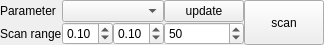
<?xml version="1.0" encoding="UTF-8"?>
<ui version="4.0">
 <class>Form</class>
 <widget class="QWidget" name="Form">
  <property name="geometry">
   <rect>
    <x>0</x>
    <y>0</y>
    <width>253</width>
    <height>40</height>
   </rect>
  </property>
  <property name="windowTitle">
   <string>Form</string>
  </property>
  <layout class="QGridLayout" name="gridLayout">
   <property name="margin">
    <number>0</number>
   </property>
   <property name="spacing">
    <number>0</number>
   </property>
   <item row="0" column="0">
    <widget class="QLabel" name="label">
     <property name="text">
      <string>Parameter</string>
     </property>
    </widget>
   </item>
   <item row="1" column="0">
    <widget class="QLabel" name="label_2">
     <property name="text">
      <string>Scan range</string>
     </property>
    </widget>
   </item>
   <item row="1" column="1">
    <widget class="QDoubleSpinBox" name="doubleSpinBox">
     <property name="toolTip">
      <string>Relative difference of lower bound compared to fitted value</string>
     </property>
     <property name="maximum">
      <double>2.000000000000000</double>
     </property>
     <property name="singleStep">
      <double>0.010000000000000</double>
     </property>
     <property name="value">
      <double>0.100000000000000</double>
     </property>
    </widget>
   </item>
   <item row="1" column="2">
    <widget class="QDoubleSpinBox" name="doubleSpinBox_2">
     <property name="toolTip">
      <string>Relative difference of upper bound compared to fitted value</string>
     </property>
     <property name="maximum">
      <double>2.000000000000000</double>
     </property>
     <property name="singleStep">
      <double>0.010000000000000</double>
     </property>
     <property name="value">
      <double>0.100000000000000</double>
     </property>
    </widget>
   </item>
   <item row="1" column="3">
    <widget class="QSpinBox" name="spinBox">
     <property name="toolTip">
      <string>Number of steps between lower and upper bound</string>
     </property>
     <property name="maximum">
      <number>200</number>
     </property>
     <property name="value">
      <number>50</number>
     </property>
    </widget>
   </item>
   <item row="0" column="3">
    <widget class="QPushButton" name="toolButton_2">
     <property name="text">
      <string>update</string>
     </property>
    </widget>
   </item>
   <item row="0" column="1" colspan="2">
    <widget class="QComboBox" name="comboBox">
     <property name="sizePolicy">
      <sizepolicy hsizetype="MinimumExpanding" vsizetype="Fixed">
       <horstretch>0</horstretch>
       <verstretch>0</verstretch>
      </sizepolicy>
     </property>
    </widget>
   </item>
   <item row="0" column="4" rowspan="2">
    <widget class="QPushButton" name="toolButton">
     <property name="sizePolicy">
      <sizepolicy hsizetype="Fixed" vsizetype="MinimumExpanding">
       <horstretch>0</horstretch>
       <verstretch>0</verstretch>
      </sizepolicy>
     </property>
     <property name="text">
      <string>scan</string>
     </property>
    </widget>
   </item>
  </layout>
  <action name="actionScanParameter">
   <property name="text">
    <string>ScanParameter</string>
   </property>
  </action>
  <action name="actionParameterChanged">
   <property name="text">
    <string>ParameterChanged</string>
   </property>
  </action>
  <action name="actionUpdateParameterList">
   <property name="text">
    <string>UpdateParameterList</string>
   </property>
  </action>
 </widget>
 <resources/>
 <connections>
  <connection>
   <sender>toolButton</sender>
   <signal>clicked()</signal>
   <receiver>actionScanParameter</receiver>
   <slot>trigger()</slot>
   <hints>
    <hint type="sourcelabel">
     <x>376</x>
     <y>10</y>
    </hint>
    <hint type="destinationlabel">
     <x>-1</x>
     <y>-1</y>
    </hint>
   </hints>
  </connection>
  <connection>
   <sender>comboBox</sender>
   <signal>currentIndexChanged(int)</signal>
   <receiver>actionParameterChanged</receiver>
   <slot>trigger()</slot>
   <hints>
    <hint type="sourcelabel">
     <x>204</x>
     <y>10</y>
    </hint>
    <hint type="destinationlabel">
     <x>-1</x>
     <y>-1</y>
    </hint>
   </hints>
  </connection>
  <connection>
   <sender>toolButton_2</sender>
   <signal>clicked()</signal>
   <receiver>actionUpdateParameterList</receiver>
   <slot>trigger()</slot>
   <hints>
    <hint type="sourcelabel">
     <x>499</x>
     <y>176</y>
    </hint>
    <hint type="destinationlabel">
     <x>-1</x>
     <y>-1</y>
    </hint>
   </hints>
  </connection>
 </connections>
</ui>
